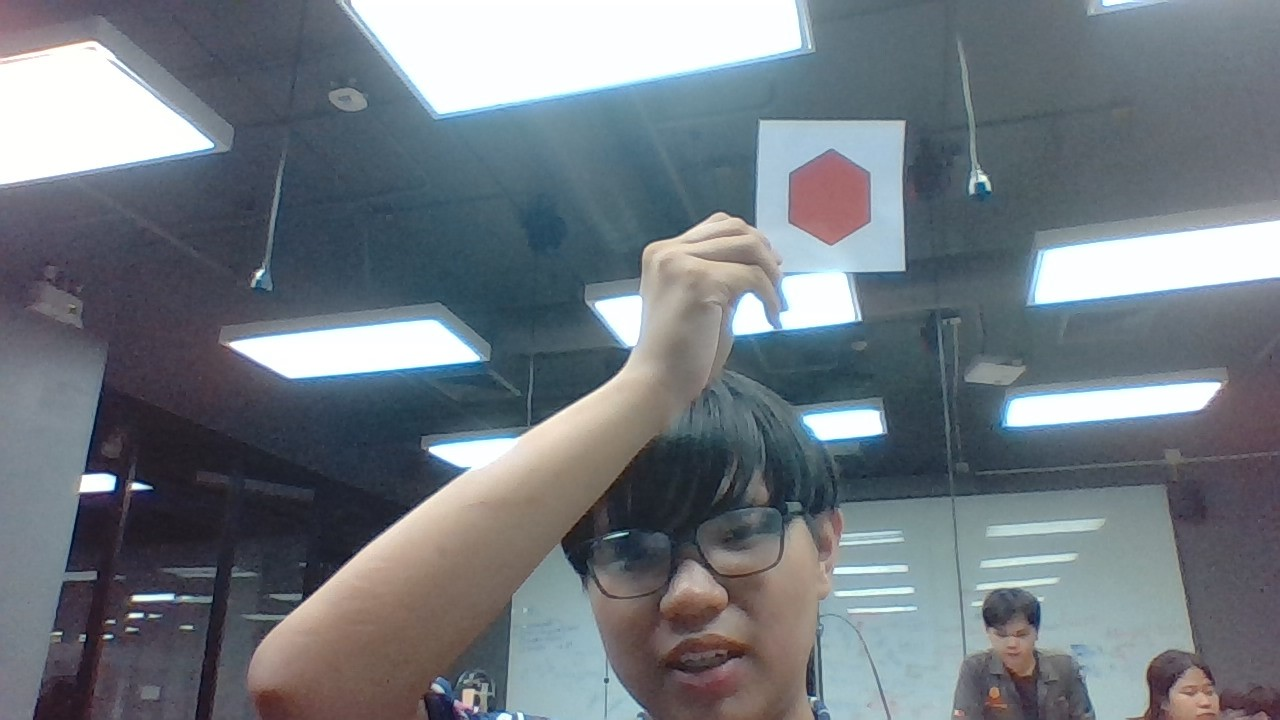
#> input picture images/matcher/5.jpg, 1280 x 720 px
$ python test2.py
#> lines starting #> are read from the running program, lines starting #| are printed output that depends on the picture
import numpy as np
import cv2
from matplotlib import pyplot as plt

def match_symbol(base_im,sym_im):
    if (len(base_im.shape)) != 2:
        base_im = cv2.cvtColor(base_im,cv2.COLOR_BGR2GRAY)

    if (len(sym_im.shape)) != 2:
        sym_im = cv2.cvtColor(sym_im,cv2.COLOR_BGR2GRAY)

    # Initiate SIFT detector
    sift = cv2.SIFT_create()
    # find the keypoints and descriptors with SIFT
    kp1, des1 = sift.detectAndCompute(base_im,None)
    kp2, des2 = sift.detectAndCompute(sym_im,None)

    # FLANN parameters
    FLANN_INDEX_KDTREE = 1
    index_params = dict(algorithm = FLANN_INDEX_KDTREE, trees = 5)
    search_params = dict(checks=1000)   # or pass empty dictionary
    flann = cv2.FlannBasedMatcher(index_params,search_params)
    matches = flann.knnMatch(des1,des2,k=2)
    good = []
    for m,n in matches:
        if m.distance < 0.7*n.distance:
            good.append(m)
    x = 0
    y = 0
    points = [kp1[m.queryIdx].pt for m in good ]
    for point in points:
        x += point[0]
        y += point[1]
    x = int(x/len(points))
    y = int(y/len(points))
    return x,y

if __name__ == '__main__':
    img = cv2.imread('images/matcher/5.jpg',0)
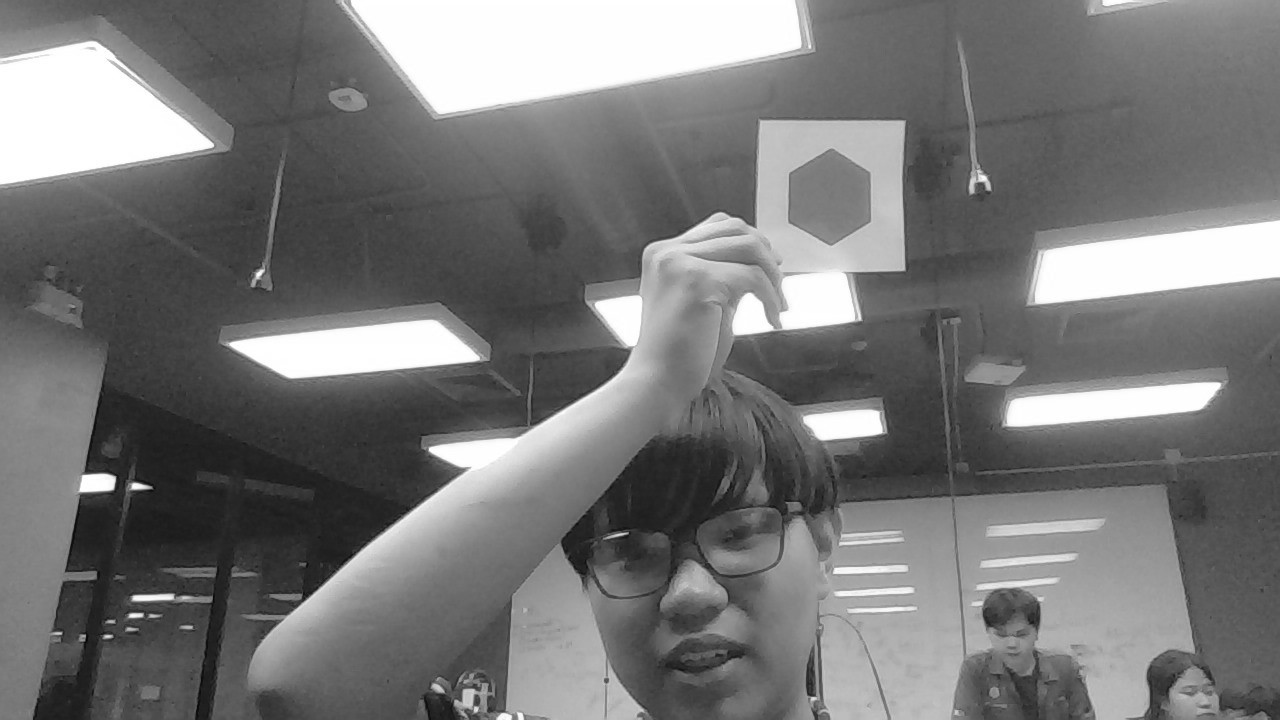
#> img: shape (720, 1280); min 1, max 255, mean 119.5
    symbol = cv2.imread('images/symbols/hexa.png',0)
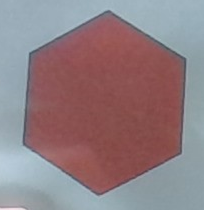
#> input picture images/symbols/hexa.png, 204 x 210 px
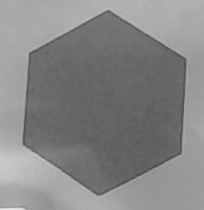
#> symbol: shape (210, 204); min 74, max 233, mean 133.7
    match_symbol(img,symbol)
#> in match_symbol, `kp1, des1 = sift.detectAndCompute(base_im,None)`: kp1 = 1336 keypoints; strongest (x, y, size): (101, 483, 15.6), (136, 486, 6.2), (847, 424, 36.5), (423, 343, 48.1)
#> in match_symbol, `kp2, des2 = sift.detectAndCompute(sym_im,None)`: kp2 = 100 keypoints; strongest (x, y, size): (95, 101, 83.7), (108, 11, 2.7), (30, 54, 2), (24, 144, 2.7)
#> in match_symbol, `matches = flann.knnMatch(des1,des2,k=2)`: matches = 1336 matches
#> after the loop in match_symbol, `for m,n in matches:`: good = 5 matches
#> in match_symbol, `points = [kp1[m.queryIdx].pt for m in good ]`: points = [(790.7, 173.5), (790.9, 225.5), (827.8, 246), (867.4, 169.1), (869.6, 217.1)]
#> the loop in match_symbol, `for point in points:` made 5 passes
#> (point, x, y) on passes 2 to 5: ((790.9, 225.5), 1581.7, 399), ((827.8, 246), 2409.5, 645), ((867.4, 169.1), 3276.9, 814.1), ((869.6, 217.1), 4146.5, 1031.2)
#> after the loop in match_symbol, `for point in points:`: x = 4146.5; y = 1031.2
#> in match_symbol, `x = int(x/len(points))`: x = 829
#> in match_symbol, `y = int(y/len(points))`: y = 206
